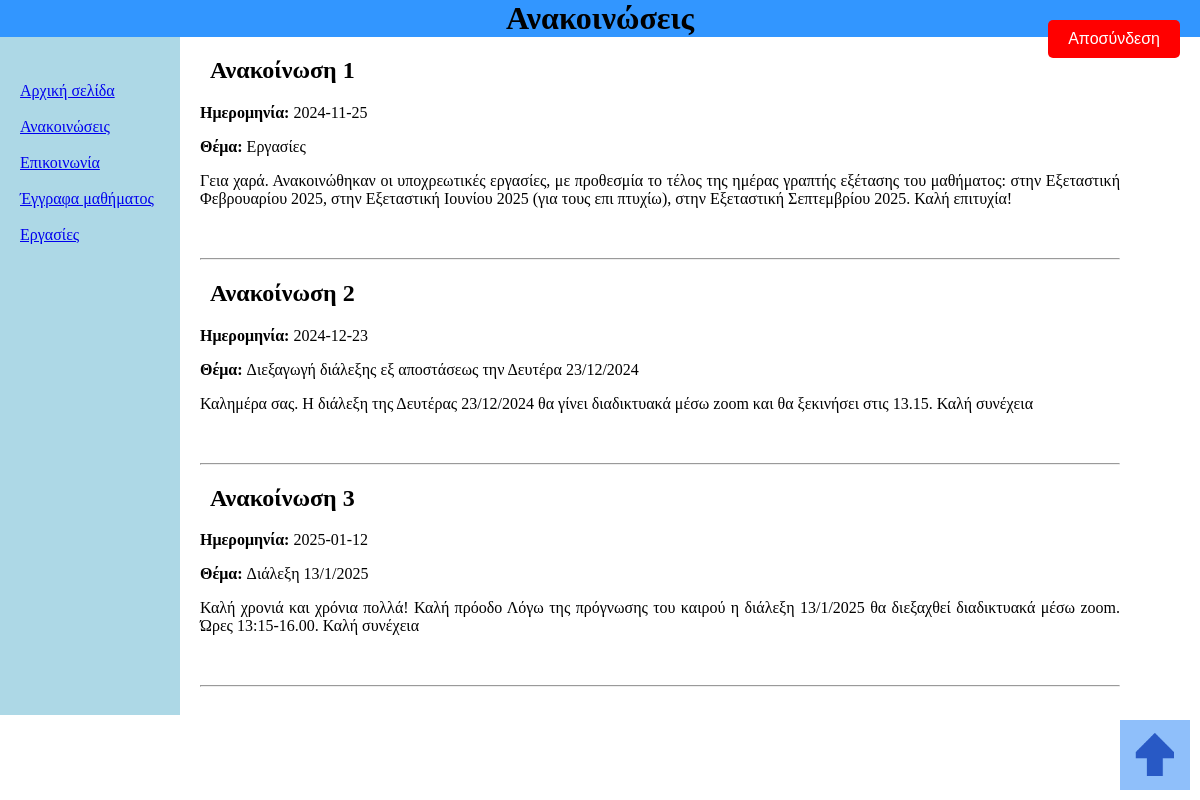
Screenshot of /announcement.php (signed in) with the database file from the repository.
### tables this page shows
CREATE TABLE `announcement` (
  `id` int(11) NOT NULL,
  `date` date NOT NULL,
  `subject` varchar(255) NOT NULL,
  `content` text NOT NULL
);

### announcement.php (the view, shortened to what this page needs)
<?php
$servername = "webpagesdb.it.auth.gr:3306";
$username = "papadoak";
$password = "kodikos";
$dbname = "papadoak_database";
$conn = new mysqli($servername, $username, $password, $dbname);
$sql = "SELECT id, date, subject, content FROM announcement";
$result = $conn->query($sql);
?>
<!DOCTYPE html>
<html lang="el">
<head>
    <link rel="stylesheet" href="ergasia.css" />
</head>
<body>
    <header>
        <h1>Ανακοινώσεις</h1>
        <a href="logout.php"><button class="logout-button">Αποσύνδεση</button></a>
    </header>
    <div class="content">
        <nav>
            <br>
            <a href="index.php">Αρχική σελίδα</a><br><br>
            <a href="announcement.php">Ανακοινώσεις</a><br><br>
            <a href="communication.php">Επικοινωνία</a><br><br>
            <a href="documents.php">Έγγραφα μαθήματος</a><br><br>
            <a href="homework.php">Εργασίες</a>
        </nav>
        <main>
            <?php
            if ($result->num_rows > 0) {
                while ($row = $result->fetch_assoc()) {
                    echo '<header>';
                    echo '<h2>Ανακοίνωση ' . $row['id'] . '</h2>';
                    echo '</header>';
                    echo '<b>Ημερομηνία: </b>' . $row['date'] . '<p>';
                    echo '<b>Θέμα: </b>' . $row['subject'] . '<p>';
                    echo $row['content'] . '<p>';
                    echo "<br><hr>";
                }
            } else {
                echo "Δεν υπάρχουν ανακοινώσεις.";
            }
            ?>
        </main>
        <a href="#"><img src="topbutton.png" alt="" style="position: fixed; right: 10px; top: 90%; width: 70px;"></a>
    </div>
</body>
</html>

### ergasia.css (style rules this page uses)
html { margin: 0; padding: 0; scroll-behavior: smooth; }
body { margin: 0; padding: 0; }
div { width: 100% }
nav { display: table-cell; width:15%; text-align:left; background-color:lightblue; padding-left:20px; padding-top:20px; height: 100%; }
main { display: table-cell; width:80%; text-align:justify; background-color:white; padding-left:20px; padding-right:20px; padding-bottom:20px; height: 100%; }
.content { display: table; Width: 100%; }
h1 { text-align:center; background-color:rgb(50, 150, 255); color:black; margin:0; }
h2 { color:Black; margin-left:10px; }
b { font-weight: bold; }

### announcement.php (style rules this page uses)
.logout-button { position: absolute; top: 20px; right: 20px; background-color: red; color: white; padding: 10px 20px; border: none; border-radius: 5px; cursor: pointer; font-size: 16px; }

### rows the page displays
announcement: id "1", date "2024-11-25", subject "Εργασίες", content "Γεια χαρά. Ανακοινώθηκαν οι υποχρεωτικές εργασίες, με προθεσμία το τέλος της ημέρας γραπτής εξέτασης του μαθήματος: στην Εξεταστική Φεβρουαρίου 2025, στην Εξεταστική Ιουνίου 2025 (για τους επι πτυχίω), στην Εξεταστική Σεπτεμβρίου 2025. Καλή επιτυχία!"
announcement: id "2", date "2024-12-23", subject "Διεξαγωγή διάλεξης εξ αποστάσεως την Δευτέρα 23/12/2024", content "Καλημέρα σας. Η διάλεξη της Δευτέρας 23/12/2024 θα γίνει διαδικτυακά μέσω zoom και θα ξεκινήσει στις 13.15. Καλή συνέχεια"
announcement: id "3", date "2025-01-12", subject "Διάλεξη 13/1/2025", content "Καλή χρονιά και χρόνια πολλά! Καλή πρόοδο Λόγω της πρόγνωσης του καιρού η διάλεξη 13/1/2025 θα διεξαχθεί διαδικτυακά μέσω zoom. Ώρες 13:15-16.00. Καλή συνέχεια"
